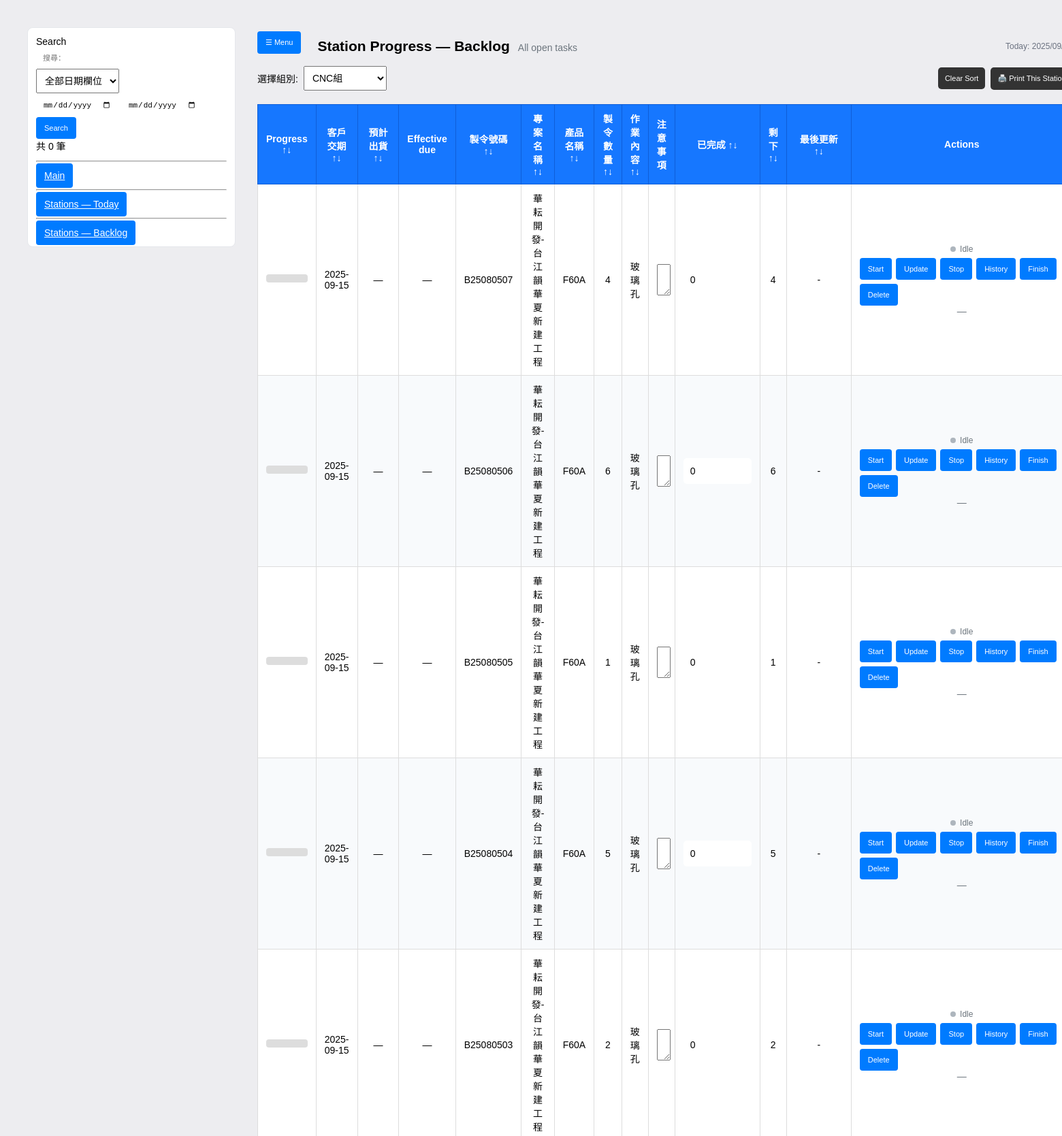
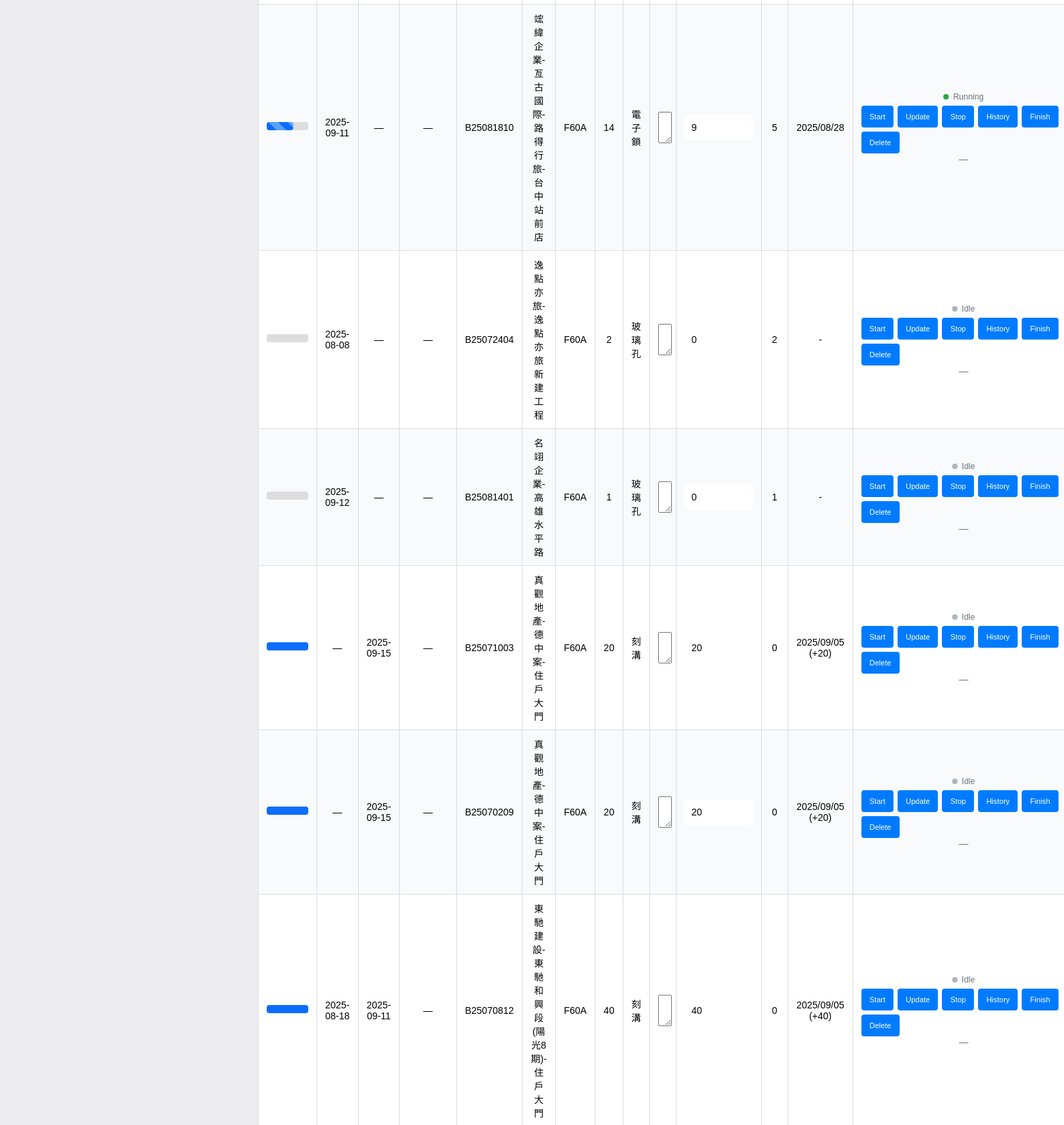
The app's page /stations (upper part) with its own data (2 pictures, top to bottom).
### models.py (models this page shows)
class Order(Base):
    __tablename__ = "orders"
    id = Column(Integer, primary_key=True, autoincrement=True)
    manufacture_code = Column(String)
    customer        = Column(String)
    product         = Column(String)
    demand_date     = Column(String)   # stored as text like "YYYY/MM/DD"
    delivery        = Column(String)   # stored as text
    quantity        = Column(Integer, default=0)
    datecreate      = Column(String)   # stored as text
    fengbian        = Column(String)
    wallpaper       = Column(String)
    jobdesc         = Column(Text)
    archived    = Column(Boolean, default=False)   # soft archive flag
    archived_at = Column(DateTime)                 # when it was archived
    created_at = Column(DateTime, default=datetime.utcnow)
    updated_at = Column(DateTime)
    tasks = relationship("Task", back_populates="order", cascade="all, delete-orphan")

class Task(Base):
    __tablename__ = "sub_tasks"
    __table_args__ = {'sqlite_autoincrement': True}
    id = Column(Integer, primary_key=True, autoincrement=True)
    order_id = Column(Integer, ForeignKey("orders.id"), nullable=False)
    group = Column("group", String, nullable=True)
    task  = Column(String, nullable=True)
    quantity = Column(Integer, nullable=True)
    completed = Column(Integer, nullable=True, default=0)
    start_time = Column(DateTime)      # may be NULL in DB
    stop_time  = Column(DateTime)
    duration_minutes = Column(Integer)
    order    = relationship("Order", back_populates="tasks")
    history  = relationship("TaskHistory", back_populates="task", cascade="all, delete-orphan")

class TaskHistory(Base):
    __tablename__ = "task_history"
    id = Column(Integer, primary_key=True, autoincrement=True)
    task_id = Column(Integer, ForeignKey("sub_tasks.id"), nullable=False)
    completed = Column(Integer)   # present after your migration
    delta     = Column(Integer)   # present after your migration
    note       = Column(String)   # e.g. "start", "stop"
    timestamp  = Column(DateTime, default=datetime.utcnow)
    start_time = Column(DateTime)
    stop_time  = Column(DateTime)
    duration_minutes = Column(Integer)
    task = relationship("Task", back_populates="history")

### app.py (the view)
@app.route("/stations")
def stations():
    group = (request.args.get("group") or "").strip()
    day   = (request.args.get("date")  or date.today().isoformat()).strip()
    with SessionLocal() as s:
        station_list = [row[0] for row in s.query(Task.group)
                                      .filter(Task.group != None)
                                      .distinct().order_by(Task.group).all()]
        if not group and station_list:
            group = station_list[0]
        plan_rows = (s.query(StationSchedule)
                      .filter(StationSchedule.station==group,
                              StationSchedule.plan_date==day)
                      .order_by(asc(StationSchedule.sequence), asc(StationSchedule.id))
                      .all())
        items = []
        if plan_rows:
            task_map = {t.id:(t,o) for t,o in s.query(Task, Order)
                                               .join(Order, Task.order_id==Order.id)
                                               .filter(Task.id.in_([p.task_id for p in plan_rows]),
                                                       or_(Order.archived==False, Order.archived.is_(None)))
                                               .all()}
            for p in plan_rows:
                t,o = task_map.get(p.task_id, (None,None))
                if not t or not o: continue
                items.append({"task": t, "order": o, "plan": p})
        else:
            q = (s.query(Task, Order)
                   .join(Order, Task.order_id==Order.id)
                   .filter(Task.group==group,
                           or_(Order.archived==False, Order.archived.is_(None)))
                   .order_by(desc(Order.id)))
            items = [{"task":t, "order":o, "plan":None} for t,o in q]
        today_str = date.today().isoformat().replace("-","/")
        return render_template("stations.html",
                               station_list=station_list,
                               selected_group=group,
                               tasks=items,
                               today_date=today_str)

### app.py (called while the page is built)
def fmtdate(val):
    if not val:
        return ""
    if isinstance(val, date) and not isinstance(val, datetime):
        return val.strftime("%Y-%m-%d")
    if isinstance(val, datetime):
        return val.date().strftime("%Y-%m-%d")
    s = str(val).strip()
    if not s:
        return ""
    for fmt in ("%Y-%m-%d", "%Y/%m/%d", "%Y-%m-%d %H:%M:%S", "%Y/%m/%d %H:%M:%S"):
        try:
            return datetime.strptime(s, fmt).strftime("%Y-%m-%d")
        except Exception:
            pass
    return s[:10]

### templates/stations.html (shortened to what this page needs)
<!DOCTYPE html>
<html lang="zh">
<head>
</head>
<body>
  <div class="layout">
    <aside class="sidebar" id="sidebar">
      <div class="brand">Search</div>
      <form method="get" action="{{ '/archived' if archived_page else '/' }}" class="sbm">
        <input type="text" name="q" id= "search-q" value="{{ qtext or '' }}"
              placeholder="搜尋：">
        <select name="dfield">
          <option value="any"        {{ 'selected' if (dfield or 'any')=='any' }}>全部日期欄位</option>
        </select>
        <div class="row">
          <input type="date" name="dfrom" value="{{ dfrom or '' }}">
          <input type="date" name="dto"   value="{{ dto or '' }}">
        </div>
        <div class="row">
          <button class="btn" type="submit">Search</button>
        </div>
        <div class="caption">共 {{ orders|length }} 筆{% if qtext or dfrom or dto %}（篩選中）{% endif %}</div>
        <hr style="margin:12px 0">
        <div class="nav" style="margin-top:6px">
          <a href="/" class="btn full">Main</a>
          <hr style="margin:12px 0">
          <a href="/stations/today" class="btn full">Stations — Today</a>
          <hr style="margin:12px 0">
          <a href="/stations/backlog" class="btn full gray" style="margin-top:6px">Stations — Backlog
          </a>
        </div>
      </form>
    </aside>
    <main class="content">
      <div class="page-header">
        <div class="left">
          <button class="btn hamburger" onclick="toggleSidebar()">☰ Menu</button>
          <h2 style="margin:0">
            Station Progress — {{ 'Today' if page_mode == 'today' else 'Backlog' }}
          </h2>
          <p class="muted" style="margin:4px 0 0">
            {% if page_mode == 'today' %}Date: {{ day }}{% else %}All open tasks{% endif %}
          </p>
        </div>
        <div class="right">
          <span class="today">Today: {{ today_date }}</span>
        </div>
      </div>
      <div class="toolbar">
        <div class="group">
          {% set form_action = '/stations/today' if page_mode == 'today' else '/stations/backlog' %}
          <form method="get" action="{{ form_action }}" style="display:flex; align-items:center; gap:8px; margin:0">
            <label>選擇組別:</label>
            {% set form_action = '/stations/today' if page_mode == 'today' else '/stations/backlog' %}
            <select name="group" onchange="this.form.submit()">
              {% for name in station_list %}
                <option value="{{ name }}" {% if name == selected_group %}selected{% endif %}>{{ name }}</option>
              {% endfor %}
            </select>
          </form>
        </div>
        <div class="group">
          <button type="button" onclick="resetStationSort()">Clear Sort</button>
          <button type="button" onclick="printPage()">🖨️ Print This Station</button>
        </div>
      </div>
      <table>
        <thead>
          <tr>
            <th onclick="sortStationTable(0)">Progress ↑↓</th>
            <th onclick="sortStationTable(1)">客戶交期 ↑↓<span class="print-label"><br>Tanggal Ekspektasi Pengiriman oleh Tamu</span></th>
            <th onclick="sortStationTable(2)">預計出貨 ↑↓<span class="print-label"><br>Tanggal Barang Dapat Dikirim</span></th>
            <th>Effective due</th>
            <th onclick="sortStationTable(3)">製令號碼 ↑↓<span class="print-label"><br>Nomor Pesanan</span></th>
            <th onclick="sortStationTable(4)">專案名稱 ↑↓<span class="print-label"><br>Nama Proyek</span></th>
            <th onclick="sortStationTable(5)">產品名稱 ↑↓<span class="print-label"><br>Nama Produk</span></th>
            <th onclick="sortStationTable(6)">製令數量 ↑↓<span class="print-label"><br>Jumlah Pesanan</span></th>
            <th onclick="sortStationTable(7)">作業內容 ↑↓<span class="print-label"><br>Isi Pekerjaan</span></th>
            <th>注意事項<br><span class="print-label">Hal yang Perlu Diperhatikan</span></th>
            <th onclick="sortStationTable(8)">已完成 ↑↓</th>
            <th onclick="sortStationTable(9)">剩下 ↑↓<span class="print-label"><br>Jumlah Proyek</span></th>
            <th onclick="sortStationTable(10)">最後更新 ↑↓</th>
            <th class="actions-col">Actions</th>
          </tr>
        </thead>
        <tbody>
          {% for item in tasks %}
          {% set running = (item.task.start_time and not item.task.stop_time) %}
          <tr id="task-{{ item.task.id }}" class="{{ 'is-running' if running else '' }}"
              data-order-id="{{ item.order.id }}" data-qty="{{ item.task.quantity or 0 }}">
            <td>
              <div class="progress-bar">
                <div class="progress-fill {{ 'running' if running else '' }}"
                    style="width: {{ (item.task.completed / item.task.quantity) * 100 if item.task.quantity else 0 }}%"></div>
              </div>
            </td>
            <td>{{ item.order.demand_date|fmtdate or '—' }}</td>
            <td>{{ item.order.delivery|fmtdate or '—' }}</td>
            <td>
              {% if item.effective_due %}
                {{ item.effective_due|fmtdate }}
                <span class="pill muted">(from {{ item.effective_due_src }})</span>
              {% else %} — {% endif %}
            </td>
            <td>{{ item.order.manufacture_code }}</td>
            <td>{{ item.order.customer }}</td>
            <td>{{ item.order.product }}</td>
            <td data-role="qty">{{ item.task.quantity or 0 }}</td>
            <td>{{ item.task.task }}</td>
            <td>
              <textarea id="task-note-{{ item.task.id }}-{{ item.order.id }}" rows="2" style="width: 100%;" class="screen-only">{{ item.task.note or '' }}</textarea>
            </td>
            <td>
              <input id="done-{{ item.task.id }}" type="number" min="0" value="{{ item.task.completed or 0 }}" style="width:80px">
            </td>
            <td class="remaining" id="task-remaining-{{ item.task.id }}-{{ item.order.id }}">
              {% set rem = (item.task.quantity or 0) - (item.task.completed or 0) %}
              {{ rem if rem > 0 else 0 }}
            </td>
            <td id="last-update-{{ item.task.id }}-{{ item.order.id }}">
              {% if item.task.history %}
                {% set last = item.task.history|last if item.task.history else None %}
                {% if last and last.timestamp %}
                  {% if last.timestamp is string %}
                    {{ last.timestamp.split(' ')[0] }}
                  {% else %}
                    {{ last.timestamp.strftime('%Y/%m/%d') }}
                  {% endif %}
                  {% if last.delta is not none %} (+{{ last.delta }}){% endif %}
                {% else %}
                  -
                {% endif %}
              {% else %}-{% endif %}
            </td>
            <td class="actions-col">
              <div class="task-status {{ 'running' if running else '' }}">
                <span class="dot"></span><span>{{ 'Running' if running else 'Idle' }}</span>
              </div>
              <div class="actions-group">
                <button class="btn" onclick="startTask({{ item.task.id }})" {{ 'disabled' if running else '' }}>Start</button>
                <button class="btn" onclick="updateTask({{ item.task.id }}, {{ item.order.id }})">Update</button>
                <button class="btn" onclick="stopTask({{ item.task.id }})"  {{ '' if running else 'disabled' }}>Stop</button>
                <button class="btn gray" onclick="showHistory({{ item.task.id }})">History</button>
                <button class="btn red" onclick="finishTask({{ item.task.id }})">Finish</button>
                <button class="btn red" onclick="deleteTask({{ item.task.id }}, {{ item.order.id }})">Delete</button>
              </div>
              {% set rem = (item.task.quantity or 0) - (item.task.completed or 0) %}
              <div class="muted" data-remaining>
                {% if item.last_update %}
                來自 {{ item.last_update.from_group or '—' }}
                · {{ (item.last_update.timestamp or '')[:16].replace('T', ' ') }}
                {% if item.last_update.delta is not none and item.last_update.delta != 0 %}
                  (+{{ item.last_update.delta }})
                {% endif %}
              {% else %}
                —
              {% endif %}
              </div>
            </td>
          </tr>
          {% endfor %}
        </tbody>
      </table>
    </main>
  </div>
</body>
</html>

### records on screen
Order: order.demand_date|fmtdate "2025-09-15", order.delivery|fmtdate "—", order.manufacture_code "B25080507", order.customer "華耘開發-台江韻華夏新建工程", order.product "F60A"
Task: task "4", task.task "玻璃孔", task "0"
Order: order.demand_date|fmtdate "2025-09-15", order.delivery|fmtdate "—", order.manufacture_code "B25080506", order.customer "華耘開發-台江韻華夏新建工程", order.product "F60A"
Task: task "6", task.task "玻璃孔", task "0"
Order: order.demand_date|fmtdate "2025-09-15", order.delivery|fmtdate "—", order.manufacture_code "B25080505", order.customer "華耘開發-台江韻華夏新建工程", order.product "F60A"
Task: task "1", task.task "玻璃孔", task "0"
Order: order.demand_date|fmtdate "2025-09-15", order.delivery|fmtdate "—", order.manufacture_code "B25080504", order.customer "華耘開發-台江韻華夏新建工程", order.product "F60A"
Task: task "5", task.task "玻璃孔", task "0"
Order: order.demand_date|fmtdate "2025-09-15", order.delivery|fmtdate "—", order.manufacture_code "B25080503", order.customer "華耘開發-台江韻華夏新建工程", order.product "F60A"
Task: task "2", task.task "玻璃孔", task "0"
Order: order.demand_date|fmtdate "2025-09-11", order.delivery|fmtdate "—", order.manufacture_code "B25081810", order.customer "竤緯企業-亙古國際-路得行旅-台中站前店", order.product "F60A"
Task: task "14", task.task "電子鎖", task "9"
TaskHistory: timestamp "2025/08/28"
Order: order.demand_date|fmtdate "2025-08-08", order.delivery|fmtdate "—", order.manufacture_code "B25072404", order.customer "逸點亦旅-逸點亦旅新建工程", order.product "F60A"
Task: task "2", task.task "玻璃孔", task "0"
Order: order.demand_date|fmtdate "2025-09-12", order.delivery|fmtdate "—", order.manufacture_code "B25081401", order.customer "名翊企業-高雄水平路", order.product "F60A"
Task: task "1", task.task "玻璃孔", task "0"
Order: order.demand_date|fmtdate "—", order.delivery|fmtdate "2025-09-15", order.manufacture_code "B25071003", order.customer "真觀地產-德中案-住戶大門", order.product "F60A"
Task: task "20", task.task "刻溝", task "20"
TaskHistory: timestamp "2025/09/05", delta "20"
Order: order.demand_date|fmtdate "—", order.delivery|fmtdate "2025-09-15", order.manufacture_code "B25070209", order.customer "真觀地產-德中案-住戶大門", order.product "F60A"
Task: task "20", task.task "刻溝", task "20"
TaskHistory: timestamp "2025/09/05", delta "20"
Order: order.demand_date|fmtdate "2025-08-18", order.delivery|fmtdate "2025-09-11", order.manufacture_code "B25070812", order.customer "東馳建設-東馳和興段(陽光8期)-住戶大門", order.product "F60A"
Task: task "40", task.task "刻溝", task "40"
TaskHistory: timestamp "2025/09/05", delta "40"

### other values on screen
{{ orders|length }} "0"
{{ 'Today' if page_mode == 'today' else 'Backlog' }} "Backlog"
{{ rem if rem > 0 else 0 }} "4" "6" "1" "5" "2" "5" "2" "1" "0" "0" "0"
{{ 'Running' if running else 'Idle' }} "Idle" "Idle" "Idle" "Idle" "Idle" "Running" "Idle" "Idle" "Idle" "Idle" "Idle"
form field group "CNC組"
